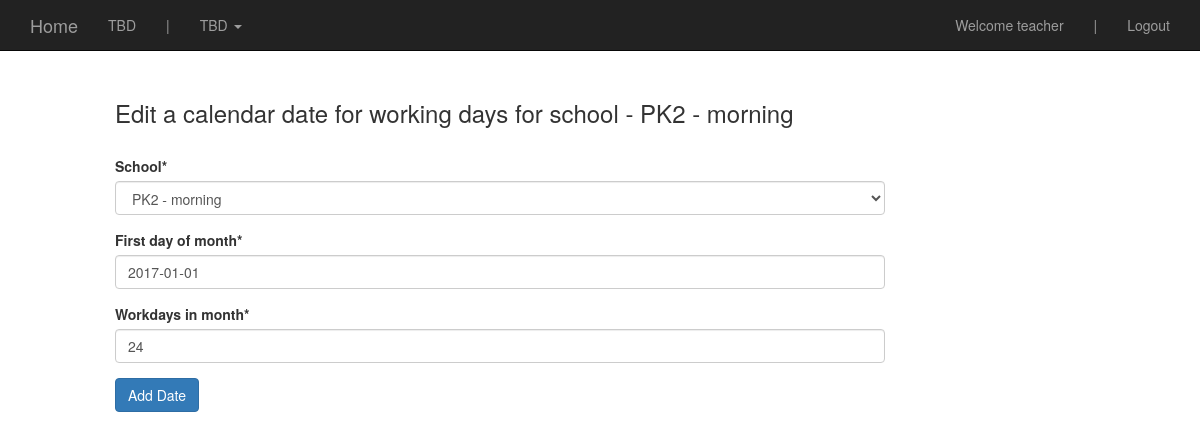
Page /edi_a_cal_date/3/1/ (signed in) on the earlier database version.
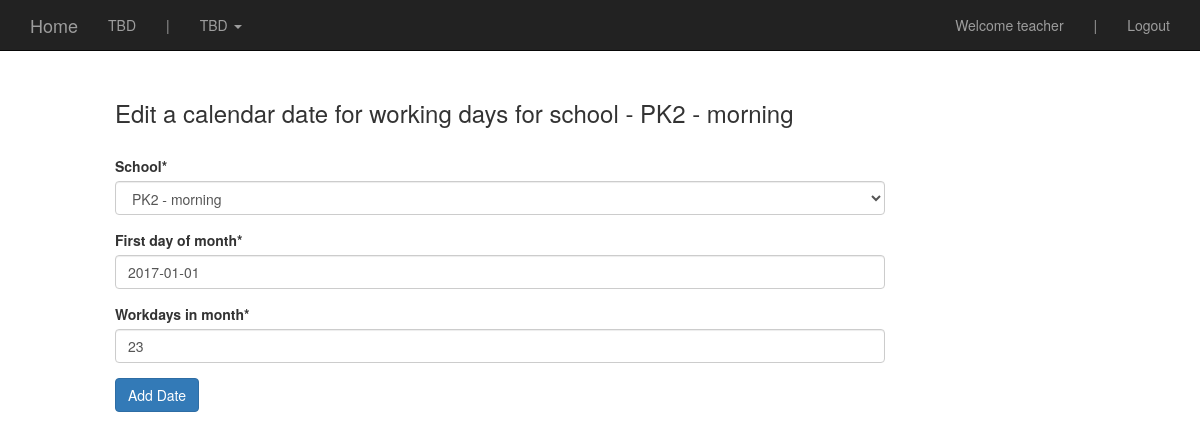
Same page on the later database version.
### attendance/models.py (models this page shows, shortened)
class AttendanceCalendar(models.Model):
	school = models.ForeignKey('schools.School')
	first_day_of_month = models.DateField(auto_now=False, auto_now_add=False)
	workdays_in_month =  models.IntegerField(null=False, blank=False)
	non_weekend_workdays_off = models.IntegerField(null=True, blank=True)
	class Meta:
		unique_together = ("school", "first_day_of_month")

### schools/models.py (models this page shows, shortened)
class School(models.Model):
        school_name = models.CharField(max_length=255)
        shift = models.CharField(max_length=255)
        school_address = models.CharField(max_length=255)
        city = models.CharField(max_length=255)
        date_opened = models.DateField(auto_now=False, auto_now_add=False)
        def __unicode__(self):
            return self.school_name

### students/views.py (the view, shortened to what this page needs)
# urls.py: url(r'^edi_a_cal_date/(?P<pk>\d+)/(?P<month>\d+)/$', st.edit_school_caldate, name='edit_cal_date'), #edit cal date
@login_required
def edit_school_caldate(request, pk=None, month=None):
	try:
		inst = AttendanceCalendar.objects.filter(school_id=pk).filter(first_day_of_month__month = month)[0]
	except:
		return HttpResponseRedirect( reverse('add_cal_date')) #if error, then make user enter cal date
	form = AddAttCalDateForm(request.POST or None, request.FILES or None, instance=inst)
	context = {
		"form": form,
		"inst": inst,
	}
	return render(request, "edit_cal_date.html", context)

### attendance/forms.py
class AddAttCalDateForm(forms.ModelForm):
	class Meta:
		model = AttendanceCalendar
		fields = ["school", "first_day_of_month", "workdays_in_month"]
		widgets = {
			'first_day_of_month': DateWidget(usel10n=True, bootstrap_version=3)
		}

### templates/edit_cal_date.html (shortened to what this page needs)
 {% extends "base.html" %}
{% load crispy_forms_tags %}
{% url 'admin:jsi18n' as jsi18nurl %} <script type="text/javascript" src="{{ jsi18nurl }}"></script>
{% block content %}
<div class='col-sm-8 col-sm-offset-1'>
<br>
<br>
<h3> Edit a calendar date for working days for school - {{inst.school.school_name}}</h3>
<br>
	<form method='POST' action=''> {% csrf_token %}
	{{form|crispy}}
	<input class='btn btn-primary' type='submit' value='Add Date'/>
	</form>
</div>
{% endblock %}

### templates/base.html (shortened to what this page needs)
{% load staticfiles %}
{% load staticfiles %}
<!DOCTYPE html>
<html lang="en">
  <head>
    <link href="{% static 'css/bootstrap.min.css' %}" rel="stylesheet">
    <link href="{% static 'css/ie10-viewport-bug-workaround.css' %}" rel="stylesheet">
    <link href="{% static 'css/base.css' %}" rel="stylesheet"/>
  {% include 'navbar.html' %}
    <link href="{% static 'css/base.css' %}" rel="stylesheet"/>
  </head>
  <body>
    <br>
    <br>
    {% block content %}
    {% endblock %}
  </body>
</html>

### templates/navbar.html (shortened to what this page needs)
    <nav class="navbar navbar-inverse navbar-fixed-top">
      <div class="container">
        <div class="navbar-header">
          <a class="navbar-brand" href='{% url "user_homepage" %}'>Home</a>
        </div>
        <div id="navbar" class="navbar-collapse collapse">
        <ul class="nav navbar-nav">
                <li><a href=''>TBD</a></li>
                <li><a href=''>|</a></li>
                <li class="dropdown">
                <a href="#" class="dropdown-toggle" data-toggle="dropdown" role="button" aria-haspopup="true" aria-expanded="false"> TBD <span class="caret"></span></a>
              </li>
            </ul>
          <ul class="nav navbar-nav navbar-right">
          {% if request.user.is_authenticated  %}
            <li><a href=''>Welcome {{request.user}}</a></li>
             <li><a href=''>|</a></li>
              <li><a href='{% url "logout" %}'>Logout</a></li>
          {% endif %}
          </ul>
        </div>
      </div>
    </nav>

### static/css/base.css (style rules this page uses)
.navbar { margin-bottom:0; }

Differences in the rows shown:
changed AttendanceCalendar "PK2 - morning": workdays_in_month "24" → "23"
